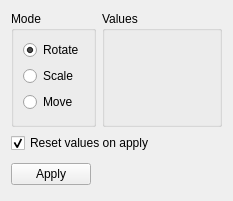
<?xml version="1.0" encoding="UTF-8"?>
<ui version="4.0">
 <class>ui::assets::studiomodel::StudioModelTransformPanel</class>
 <widget class="QWidget" name="ui::assets::studiomodel::StudioModelTransformPanel">
  <property name="geometry">
   <rect>
    <x>0</x>
    <y>0</y>
    <width>250</width>
    <height>185</height>
   </rect>
  </property>
  <property name="minimumSize">
   <size>
    <width>250</width>
    <height>0</height>
   </size>
  </property>
  <property name="windowTitle">
   <string>Transformation</string>
  </property>
  <layout class="QGridLayout" name="gridLayout" rowstretch="1,0,0" columnstretch="1,2">
   <property name="sizeConstraint">
    <enum>QLayout::SetFixedSize</enum>
   </property>
   <item row="2" column="0" colspan="2">
    <layout class="QHBoxLayout">
     <property name="spacing">
      <number>6</number>
     </property>
     <property name="leftMargin">
      <number>0</number>
     </property>
     <property name="topMargin">
      <number>0</number>
     </property>
     <property name="rightMargin">
      <number>0</number>
     </property>
     <property name="bottomMargin">
      <number>0</number>
     </property>
     <item>
      <widget class="QPushButton" name="ApplyButton">
       <property name="text">
        <string>Apply</string>
       </property>
      </widget>
     </item>
     <item>
      <spacer>
       <property name="orientation">
        <enum>Qt::Horizontal</enum>
       </property>
       <property name="sizeHint" stdset="0">
        <size>
         <width>131</width>
         <height>31</height>
        </size>
       </property>
      </spacer>
     </item>
    </layout>
   </item>
   <item row="0" column="1">
    <widget class="QGroupBox" name="groupBox_2">
     <property name="title">
      <string>Values</string>
     </property>
     <layout class="QVBoxLayout" name="verticalLayout_2">
      <property name="leftMargin">
       <number>0</number>
      </property>
      <property name="topMargin">
       <number>0</number>
      </property>
      <property name="rightMargin">
       <number>0</number>
      </property>
      <property name="bottomMargin">
       <number>0</number>
      </property>
      <item>
       <widget class="QStackedWidget" name="ValuesStack">
        <widget class="QWidget" name="RotatePage">
         <layout class="QVBoxLayout" name="verticalLayout_5">
          <item>
           <widget class="qt::widgets::Vector3Edit" name="RotateValues" native="true"/>
          </item>
          <item>
           <spacer name="verticalSpacer_4">
            <property name="orientation">
             <enum>Qt::Vertical</enum>
            </property>
            <property name="sizeHint" stdset="0">
             <size>
              <width>20</width>
              <height>0</height>
             </size>
            </property>
           </spacer>
          </item>
         </layout>
        </widget>
        <widget class="QWidget" name="ScalePage">
         <layout class="QVBoxLayout" name="verticalLayout_4">
          <item>
           <widget class="QDoubleSpinBox" name="ScaleValue">
            <property name="value">
             <double>1.000000000000000</double>
            </property>
           </widget>
          </item>
          <item>
           <widget class="QCheckBox" name="ScaleMesh">
            <property name="text">
             <string>Scale Mesh</string>
            </property>
            <property name="checked">
             <bool>true</bool>
            </property>
           </widget>
          </item>
          <item>
           <widget class="QCheckBox" name="ScaleBones">
            <property name="text">
             <string>Scale Bones</string>
            </property>
            <property name="checked">
             <bool>true</bool>
            </property>
           </widget>
          </item>
          <item>
           <spacer name="verticalSpacer_3">
            <property name="orientation">
             <enum>Qt::Vertical</enum>
            </property>
            <property name="sizeHint" stdset="0">
             <size>
              <width>20</width>
              <height>0</height>
             </size>
            </property>
           </spacer>
          </item>
         </layout>
        </widget>
        <widget class="QWidget" name="MovePage">
         <layout class="QVBoxLayout" name="verticalLayout_3">
          <item>
           <widget class="qt::widgets::Vector3Edit" name="MoveValues" native="true"/>
          </item>
          <item>
           <spacer name="verticalSpacer_2">
            <property name="orientation">
             <enum>Qt::Vertical</enum>
            </property>
            <property name="sizeHint" stdset="0">
             <size>
              <width>20</width>
              <height>0</height>
             </size>
            </property>
           </spacer>
          </item>
         </layout>
        </widget>
       </widget>
      </item>
     </layout>
    </widget>
   </item>
   <item row="0" column="0">
    <widget class="QGroupBox" name="groupBox">
     <property name="title">
      <string>Mode</string>
     </property>
     <layout class="QVBoxLayout" name="verticalLayout">
      <item>
       <widget class="QRadioButton" name="Rotate">
        <property name="text">
         <string>Rotate</string>
        </property>
        <property name="checked">
         <bool>true</bool>
        </property>
        <attribute name="buttonGroup">
         <string notr="true">ModeGroup</string>
        </attribute>
       </widget>
      </item>
      <item>
       <widget class="QRadioButton" name="Scale">
        <property name="text">
         <string>Scale</string>
        </property>
        <attribute name="buttonGroup">
         <string notr="true">ModeGroup</string>
        </attribute>
       </widget>
      </item>
      <item>
       <widget class="QRadioButton" name="Move">
        <property name="text">
         <string>Move</string>
        </property>
        <property name="checked">
         <bool>false</bool>
        </property>
        <attribute name="buttonGroup">
         <string notr="true">ModeGroup</string>
        </attribute>
       </widget>
      </item>
      <item>
       <spacer name="verticalSpacer">
        <property name="orientation">
         <enum>Qt::Vertical</enum>
        </property>
        <property name="sizeHint" stdset="0">
         <size>
          <width>20</width>
          <height>0</height>
         </size>
        </property>
       </spacer>
      </item>
     </layout>
    </widget>
   </item>
   <item row="1" column="0" colspan="2">
    <widget class="QCheckBox" name="ResetOnApply">
     <property name="text">
      <string>Reset values on apply</string>
     </property>
     <property name="checked">
      <bool>true</bool>
     </property>
    </widget>
   </item>
  </layout>
 </widget>
 <customwidgets>
  <customwidget>
   <class>qt::widgets::Vector3Edit</class>
   <extends>QWidget</extends>
   <header>qt/widgets/Vector3Edit.hpp</header>
   <container>1</container>
  </customwidget>
 </customwidgets>
 <resources/>
 <connections/>
 <buttongroups>
  <buttongroup name="ModeGroup"/>
 </buttongroups>
</ui>
